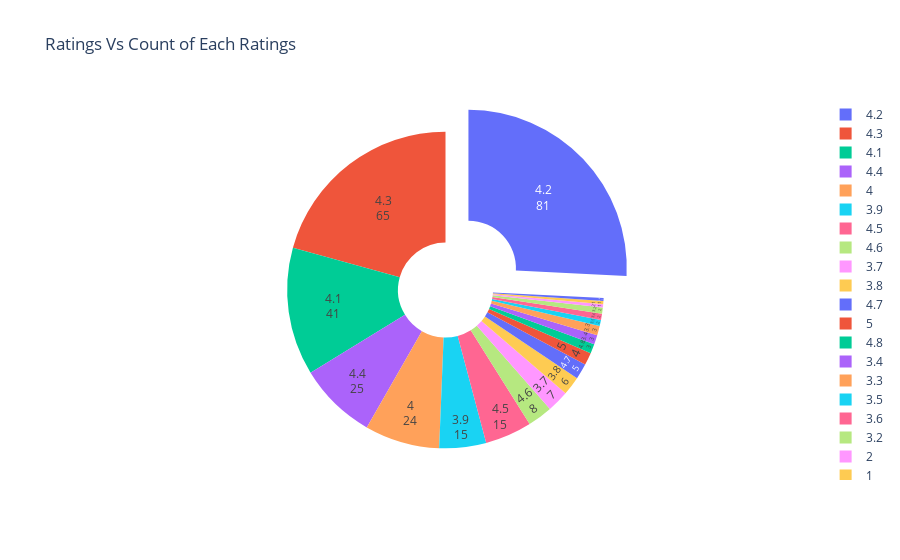

Write notebook code for a chart like this one.
### Code cell
x = ac['Ratings'].value_counts().index
y = ac['Ratings'].value_counts().values

df = pd.DataFrame({'Ratings':x,
                  'No':y })

fig = px.pie(df, 
             names='Ratings', 
             values='No',
             color='Ratings',
             title='Ratings Vs Count of Each Ratings',
             hole=0.3
            )

fig.update_traces(textposition='inside', textinfo='value+label',pull=[0.2,0,0,0,0,0,0,0,0,0])
plt.savefig('raing_vs_count_pie.png')
fig.show()

### Figure 1 — Plotly figure (JSON) as saved in the notebook; plotly's stock layout.template omitted (floating-point values rounded to 4 significant figures)
{"data": [{"customdata": [[4.2], [4.3], [4.1], [4.4], [4], [3.9], [4.5], [4.6], [3.7], [3.8], [4.7], [5], [4.8], [3.4], [3.3], [3.5], [3.6], [3.2], [2], [1], [2.8]], "domain": {"x": [0, 1], "y": [0, 1]}, "hole": 0.3, "hovertemplate": "Ratings=%{customdata[0]}<br>No=%{value}<extra></extra>", "labels": [4.2, 4.3, 4.1, 4.4, 4, 3.9, 4.5, 4.6, 3.7, 3.8, 4.7, 5, 4.8, 3.4, 3.3, 3.5, 3.6, 3.2, 2, 1, 2.8], "legendgroup": "", "marker": {"colors": ["#636efa", "#EF553B", "#00cc96", "#ab63fa", "#FFA15A", "#19d3f3", "#FF6692", "#B6E880", "#FF97FF", "#FECB52", "#636efa", "#EF553B", "#00cc96", "#ab63fa", "#FFA15A", "#19d3f3", "#FF6692", "#B6E880", "#FF97FF", "#FECB52", "#636efa"]}, "name": "", "pull": [0.2, 0, 0, 0, 0, 0, 0, 0, 0, 0], "showlegend": true, "textinfo": "value+label", "textposition": "inside", "type": "pie", "values": [81, 65, 41, 25, 24, 15, 15, 8, 7, 6, 5, 4, 3, 3, 3, 2, 2, 2, 1, 1, 1]}], "layout": {"legend": {"tracegroupgap": 0}, "title": {"text": "Ratings Vs Count of Each Ratings"}}}
